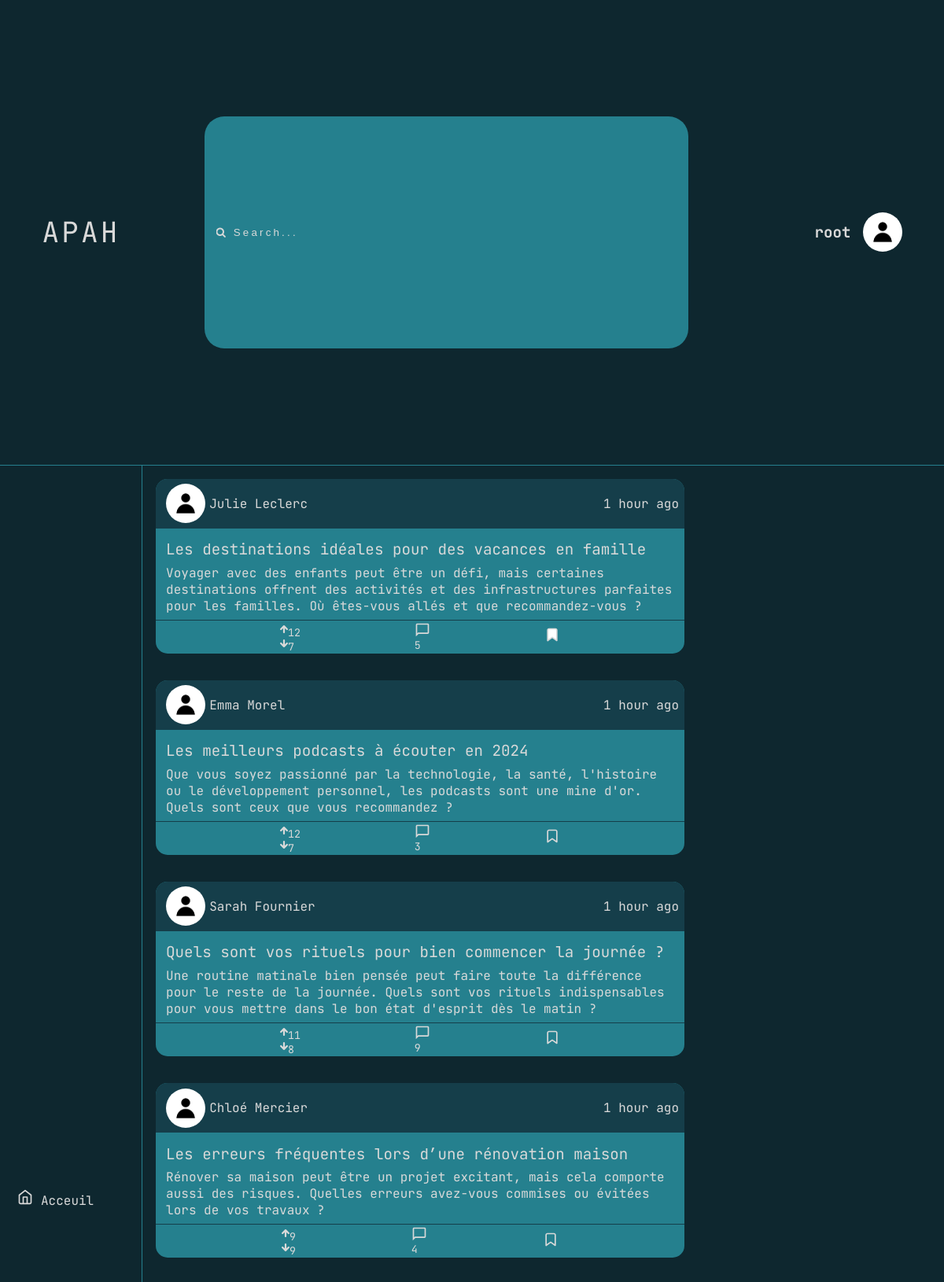
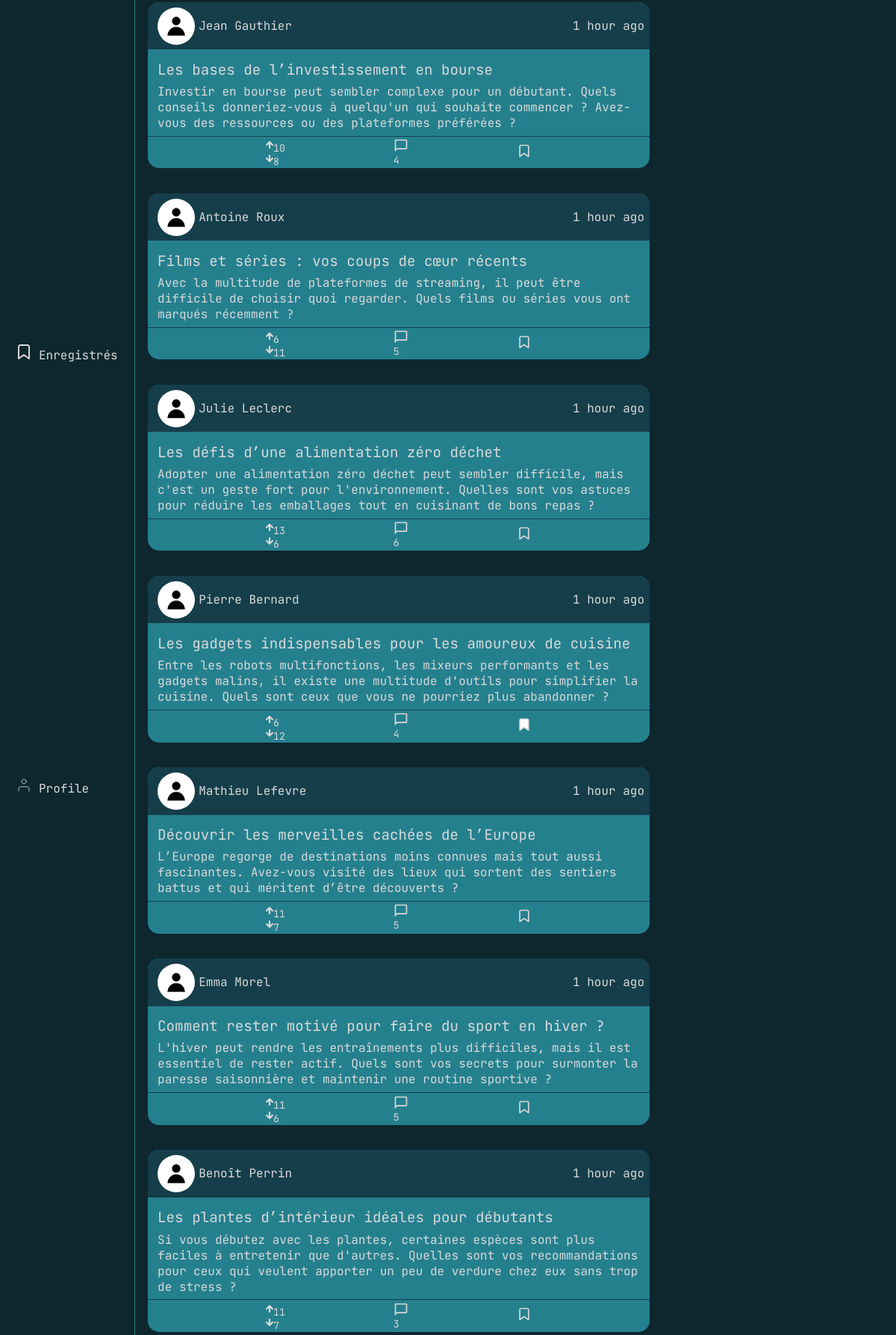
The page / (signed in, upper part) on the database its author committed (2 pictures, top to bottom).
### MyUser/models.py (models this page shows, shortened)
class User(AbstractBaseUser, PermissionsMixin):
    id = models.UUIDField( primary_key = True, unique=True,
         default = uuid.uuid4,  editable = False)
    email = models.EmailField(blank=True, default='', unique=True)
    fname = models.CharField(max_length=255, blank=True, default='')
    lname =  models.CharField(max_length=255, blank=True, default='')
    phone = models.CharField(max_length=12, blank=True, default='')
    profile_pic = models.ImageField(blank=True,upload_to="ids/")
    is_staff = models.BooleanField(default=False)
    date_joined = models.DateTimeField(default=timezone.now)
    objects = CustomUserManager()
    USERNAME_FIELD = 'email'
    EMAIL_FIELD = 'email'
    REQUIRED_FIELDS = ['phone','fname','lname']
    class Meta:
        verbose_name = 'User'
        verbose_name_plural = 'Users'

### main/models.py (models this page shows, shortened)
class Post(models.Model):
    id = models.UUIDField( primary_key = True, unique=True,
         default = uuid.uuid4,  editable = False)
    title = models.CharField(max_length=200)
    text = models.TextField()
    hashtags =models.CharField(max_length=1000,default="")
    Date = models.DateTimeField(default=timezone.now)
    user =  models.ForeignKey(User,on_delete=models.CASCADE)

### main/views.py (the view)
# urls.py: path("",view=views.home,name="home"),
def home(request):
    posts = Post.objects.all().order_by("-Date")
    posts_data = []
    for post in posts:
        commentc = Comment.objects.filter(post=post).count()
        postcpy = post
        postcpy.text = (post.text[:500] + '...') if len(post.text) > 500 else post.text
        posts_data.append({
            'post': postcpy,
            'timedelta': human_time_difference(post.Date),
            'likes': Like.objects.filter(post=post).count(),
            'dislikes': Dislike.objects.filter(post=post).count(),
            'commentcount':commentc,
            'bookmarked' : BookMark.objects.filter(post=post,user=request.user).exists() if(request.user.is_authenticated) else False
        })
    if len(posts_data)==0:
        return render(request, 'index.html', {})
    if request.method =='POST':
        if request.user.is_authenticated:
            check_post(request)
            return HttpResponseRedirect('/')
        else:
            return redirect("mylogin")
    return render(request, 'index.html', {'posts_data': posts_data})

### main/utils.py (called while the page is built)
def human_time_difference(from_time:datetime, to_time:datetime|None =None ) -> str:
    if to_time is None:
        to_time = datetime.now(tz=timezone.utc)
    td :timedelta=  to_time - from_time
    if td.days >= 7:
        weeks = td.days // 7
        return f"{weeks} week{'s' if weeks > 1 else ''} ago"
    elif td.days > 0:
        return f"{td.days} day{'s' if td.days > 1 else ''} ago"
    else:
        hours = td.seconds // 3600
        if hours > 0:
            return f"{hours} hour{'s' if hours > 1 else ''} ago"
        else:
            minutes = td.seconds // 60
            if minutes > 0:
                return f"{minutes} minute{'s' if minutes > 1 else ''} ago"
            else:
                return f"{td.seconds} second{'s' if td.seconds > 1 else ''} ago"

### main/templates/index.html (shortened to what this page needs)
{% extends 'base.html' %}
{% load static %}
{% block content %}
{% for post_data in posts_data %}
        <div class="posts-container">
            <div class="post-card">
                <div class="post-info">
                    <div class="post-user">
                        <div class="user-data">
                            <div class="user-image-container">
                                {% if post_data.post.user.profile_pic %}
                                <img src="{{ post_data.post.user.profile_pic.url }}" alt="Profile Picture" class="user-image">
                                {% else %}
                                <img src="{% static 'images/default_user.png' %}" alt="Default Profile Picture" class="user-image">
                                {% endif %}
                            </div>
                        </div>
                        <p class="user-username">{{post_data.post.user.fname}} {{post_data.post.user.lname}}</p>
                    </div>
                    <div class="post-time">{{post_data.timedelta}}</div>
                </div>
                <a href="{% url 'spost' post_id=post_data.post.pk%}">
                <div class="post-data">
                    <div class="post-title">{{post_data.post.title}}</div>
                    <div class="post-text ">{{post_data.post.text}}</div>
                </div>
                </a>
                <div class="post-interactions">
                    <div class="post-votes">
                        <a href="#">
                            <div class="upvotes" data-post-id="{{ post_data.post.pk }}" data-action="upvote">
                                <svg width="10" height="10" viewBox="0 0 18 18" fill="none" xmlns="http://www.w3.org/2000/svg">
                                    <path d="M9 16V2M9 2L2 9M9 2L16 9" stroke="#D9D9D9" stroke-width="4" stroke-linecap="round"
                                        stroke-linejoin="round" />
                                </svg>
                                <sub class="like-count">{{post_data.likes}}</sub>
                            </div>
                        </a>
                        <a href="#">
                            <div class="downvotes" data-post-id="{{ post_data.post.pk }}" data-action="downvote">
                                <svg width="10" height="10" viewBox="0 0 18 18" fill="none" xmlns="http://www.w3.org/2000/svg">
                                    <path d="M9 16V2M9 2L2 9M9 2L16 9" stroke="#D9D9D9" stroke-width="4" stroke-linecap="round"
                                        stroke-linejoin="round" />
                                </svg>
                                <sub class="dislike-count">{{post_data.dislikes}}</sub>
                            </div>
                        </a>
                    </div>
                    <a href="{% url 'spost' post_id=post_data.post.pk%}">
                        <div class="post-comments">
                            <sub>{{post_data.commentcount}}</sub>
                        </div>
                    </a>
                    <a href="#">
                        {% if post_data.bookmarked %}
                        <div class="post-bookmark" data-post-id="{{ post_data.post.pk }}" data-action="bookmark">
                        </div>
                        {% else %}
                        <div class="post-bookmark" data-post-id="{{ post_data.post.pk }}" data-action="bookmark">
                        </div>
                        {% endif %}
                    </a>
                </div>
            </div>
        </div>
        {% empty %}
        pas de postes
    {% endfor %}
{% endblock %}

### templates/base.html (shortened to what this page needs)
<!DOCTYPE html>
{% load static %}
<html lang="en">
<head>
    <link rel="stylesheet" href="https://cdnjs.cloudflare.com/ajax/libs/font-awesome/4.7.0/css/font-awesome.min.css">
   <link rel="stylesheet" href="{% static 'css/styles.css' %}">
</head>
<body>
    <div class="nav-bar" id="blured">
        <div class="logo"><a href="{% url 'home' %}" class="logo">Apah</a></div>
        <div class="search-bar"><input type="text" name="search-bar" placeholder="&#xF002; Search..." class="input" style="font-family: FontAwesome, Arial; font-style: normal"></div>
        {% if user.is_authenticated %}
        <div class="authenticated">
            <a href = {% url 'mylogin' %}><p>{{user.fname}}</p></a>
            <div class="user-image-container-uauthenticated">
                {% if user.profile_pic %}
                <img src="{{user.profile_pic.url | default:'static/images/default_user.png'}}" alt="" class="user-image">
                {% else %}
                    <img src="{% static 'images/default_user.png' %}" alt="Default Profile Picture" alt="" class="user-image">
                {% endif %}
            </div>
        </div>
        {% else %}<a href="{% url 'mylogin' %}" class="sign-button"><div class="sign-button">S'identifier</div></a>
        {% endif %}</a>
    </div>
   <div class="main-container" id="blured">
    <div class="side-bar">
        <div class="tab-container">
            <a href="{% url 'home' %}" class="tab home">
                Acceuil
            </a>
            <a href="{% url 'bookmark' %}" class="tab bookmarks">
                Enregistrés
            </a>
            <a href="{% url 'mylogin' %}" class="tab profile">
                Profile
            </a>
        </div>
    </div>
    <div class="core-page">
        {% block content %}{% endblock %}
    </div>
</body>
</html>

### static/css/styles.css (style rules this page uses)
* { font-family: "JetBrains Mono" , monospace; margin: 0; padding: 0; }
body { background-color: #0E272F; display: flex; flex-direction: column; height: 100vh; }
.nav-bar { border-bottom: 1px solid #25808E; color: #D9D9D9; display: flex; flex-direction: row; width: 100%; align-items: center; justify-content: space-around; height: 10vh; }
.logo { text-transform: uppercase; font-size: 1.5em; letter-spacing: 0.2rem; }
.search-bar { width: 50%; height: 50%; }
.input { width: 100%; height: 100%; border-radius: 25px; background-color: #25808E; border: none; color: #D9D9D9; letter-spacing: 0.2rem; padding-left: 15px; }
::placeholder { color: #D9D9D9; text-size-adjust: bold; }
.main-container { display: flex; flex-direction: row; height: 90vh; width: 100%; }
.side-bar { display: flex; flex-direction: column; gap: 25%; width: 15%; align-items: center; border-right:1px solid #25808E ; justify-content: space-evenly; height: 100%; }
.tab-container { display: flex; height: 20vh; flex-direction: column; justify-content: space-between; }
.tab { text-decoration: none; color: #D9D9D9; }
.core-page { color: #D9D9D9; width: 70%; height: 100%; overflow-y: scroll; }
.posts-container { display: flex; flex-direction: column; justify-content: center; width: 100%; }
.post-card { display: flex; flex-direction: column; width: 80%; border-radius:15px; background-color: #25808E; margin: 2%; }
.post-info { background-color: #153E4A; width: 100%; border-radius:15px 15px 0px 0px; display: flex; align-items: center; justify-content: space-between; }
.post-user { display: flex; flex-direction: row; justify-content: flex-start; padding: 1%; padding-left: 2%; gap: 5px; align-items: center; }
.post-time { display: flex; flex-direction: row; justify-content: flex-end; padding: 1%; }
.post-interactions { display: flex; flex-direction: row; justify-content: space-evenly; align-items: center; padding-left: 2%; padding-right: 2%; border-top: 1px solid #153E4A; }
.post-data { padding: 1%; }
.post-title { font-size: 1.2rem; padding: 1%; word-wrap: break-word; }
.post-text { padding-left: 1%; }
.post-votes { margin-top: 1%; display: flex; flex-direction:column ; }
.post-comments { margin-top: 1%; display: flex; flex-direction:column ; }
.upvotes { display: flex; flex-direction: row; }
.downvotes { display: flex; flex-direction: row; }
.downvotes>svg { rotate: z 180deg; }
a { text-decoration: none; color: #D9D9D9; }
.authenticated { display: flex; flex-direction: row; width: 15%; height: 70%; align-items: center; gap: 15px; justify-content: flex-end; border-radius: 15px; font-size: 1.2em; font-weight: bold; }
.user-image-container-uauthenticated { display: flex; justify-content: center; width: 50px; height: 50px; border-radius: 100%; align-items: center; }
.user-image-container { display: flex; justify-content: center; width: 50px; height: 50px; border-radius: 100%; align-items: center; }
.user-image { justify-self: center; align-self: center; width: 100%; height: 100%; border-radius: 100%; margin: 2%; }

### rows shown on the page
User: fname "root"
Post: post.user.fname "Julie", post.user.lname "Leclerc", timedelta "1 hour ago", post "Les destinations idéales pour des vacances en famille", post.text "Voyager avec des enfants peut être un défi, mais certaines destinations offrent des activités et des infrastructures parfaites pour les familles. Où êtes-vous allés et que recommandez-vous ?", likes "12", dislikes "7", commentcount "5"
Post: post.user.fname "Emma", post.user.lname "Morel", timedelta "1 hour ago", post "Les meilleurs podcasts à écouter en 2024", post.text "Que vous soyez passionné par la technologie, la santé, l'histoire ou le développement personnel, les podcasts sont une mine d'or. Quels sont ceux que vous recommandez ?", likes "12", dislikes "7", commentcount "3"
Post: post.user.fname "Sarah", post.user.lname "Fournier", timedelta "1 hour ago", post "Quels sont vos rituels pour bien commencer la journée ?", post.text "Une routine matinale bien pensée peut faire toute la différence pour le reste de la journée. Quels sont vos rituels indispensables pour vous mettre dans le bon état d'esprit dès le matin ?", likes "11", dislikes "8", commentcount "9"
Post: post.user.fname "Chloé", post.user.lname "Mercier", timedelta "1 hour ago", post "Les erreurs fréquentes lors d’une rénovation maison", post.text "Rénover sa maison peut être un projet excitant, mais cela comporte aussi des risques. Quelles erreurs avez-vous commises ou évitées lors de vos travaux ?", likes "9", dislikes "9", commentcount "4"
Post: post.user.fname "Jean", post.user.lname "Gauthier", timedelta "1 hour ago", post "Les bases de l’investissement en bourse", post.text "Investir en bourse peut sembler complexe pour un débutant. Quels conseils donneriez-vous à quelqu'un qui souhaite commencer ? Avez-vous des ressources ou des plateformes préférées ?", likes "10", dislikes "8", commentcount "4"
Post: post.user.fname "Antoine", post.user.lname "Roux", timedelta "1 hour ago", post "Films et séries : vos coups de cœur récents", post.text "Avec la multitude de plateformes de streaming, il peut être difficile de choisir quoi regarder. Quels films ou séries vous ont marqués récemment ?", likes "6", dislikes "11", commentcount "5"
Post: post.user.fname "Julie", post.user.lname "Leclerc", timedelta "1 hour ago", post "Les défis d’une alimentation zéro déchet", post.text "Adopter une alimentation zéro déchet peut sembler difficile, mais c'est un geste fort pour l'environnement. Quelles sont vos astuces pour réduire les emballages tout en cuisinant de bons repas ?", likes "13", dislikes "6", commentcount "6"
Post: post.user.fname "Pierre", post.user.lname "Bernard", timedelta "1 hour ago", post "Les gadgets indispensables pour les amoureux de cuisine", post.text "Entre les robots multifonctions, les mixeurs performants et les gadgets malins, il existe une multitude d'outils pour simplifier la cuisine. Quels sont ceux que vous ne pourriez plus abandonner ?", likes "6", dislikes "12", commentcount "4"
Post: post.user.fname "Mathieu", post.user.lname "Lefevre", timedelta "1 hour ago", post "Découvrir les merveilles cachées de l’Europe", post.text "L’Europe regorge de destinations moins connues mais tout aussi fascinantes. Avez-vous visité des lieux qui sortent des sentiers battus et qui méritent d’être découverts ?", likes "11", dislikes "7", commentcount "5"
Post: post.user.fname "Emma", post.user.lname "Morel", timedelta "1 hour ago", post "Comment rester motivé pour faire du sport en hiver ?", post.text "L'hiver peut rendre les entraînements plus difficiles, mais il est essentiel de rester actif. Quels sont vos secrets pour surmonter la paresse saisonnière et maintenir une routine sportive ?", likes "11", dislikes "6", commentcount "5"
Post: post.user.fname "Benoît", post.user.lname "Perrin", timedelta "1 hour ago", post "Les plantes d’intérieur idéales pour débutants", post.text "Si vous débutez avec les plantes, certaines espèces sont plus faciles à entretenir que d'autres. Quelles sont vos recommandations pour ceux qui veulent apporter un peu de verdure chez eux sans trop de stress ?", likes "11", dislikes "7", commentcount "3"
